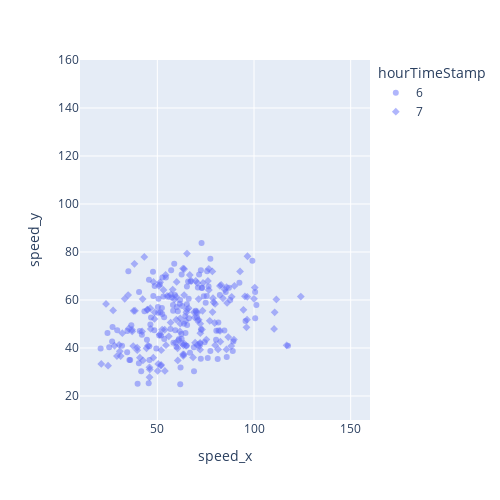

The notebook cell saved with this chart:
### Markdown cell above
### merge

### Code cell
df_mean_speeds_id["ID_1"] = df_mean_speeds_id["ID_1"].astype(str)
df_dis["id_2"] = df_dis["id_2"].astype(str)

df_merge_id = df_mean_speeds_id.merge(df_dis, left_on = ["ID_1","hourTimeStamp"], right_on = ["id_2","hourTimeStamp"], how = "inner")

# df_merge_id = df_merge_id[df_merge_id["hourTimeStamp"] > 8] 
display(df_merge_id.head())
print(df_merge_id["speed_x"].min())
print(df_merge_id["speed_x"].max())

plot_corr_join(data = df_merge_id, 
               x = "speed_x", 
               y = "speed_y",
               hue = "Road_right",
               alpha = 0.5,
               s = 20,
            #    edgecolor = "gray"
               )

plt.xlabel("latlon")
plt.ylabel("outlo")
plt.show()


plt.figure()
fig = px.scatter(df_merge_id, x="speed_x", y="speed_y", 
                #  color = "Road_right", 
                 symbol = "hourTimeStamp",
                 hover_data = ["Road_right","ID_1","hourTimeStamp",	"speed_x", "speed_y"],                 
                 opacity = 0.5,
                #  marginal_y = "histogram",
                #  marginal_x = "histogram"
                 )

fig.update_layout(
    height = 500,
    width = 500,
    yaxis_range = [10,160],
    xaxis_range = [10,160]
    )

fig.show()

plt.show()

### Figure 1 — Plotly figure (JSON) as saved in the notebook; plotly's stock layout.template omitted (floating-point values rounded to 4 significant figures; data arrays with more than 128 entries replaced by an {"elided": "..."} marker saying what was removed)
{"data": [{"customdata": {"elided": "123x3 mixed values"}, "hovertemplate": "hourTimeStamp=%{customdata[2]}<br>speed_x=%{x}<br>speed_y=%{y}<br>Road_right=%{customdata[0]}<br>ID_1=%{customdata[1]}<extra></extra>", "legendgroup": "6", "marker": {"color": "#636efa", "opacity": 0.5, "symbol": "circle"}, "mode": "markers", "name": "6", "orientation": "v", "showlegend": true, "type": "scatter", "x": [51.95, 99.17, 74.01, 59.12, 62.93, 65.16, 74.48, 64.57, 48.44, 72.12, 41.65, 61.2, 58.73, 58.18, 62.56, 73.19, 67.2, 57.5, 65.29, 81.62, 66.33, 72.53, 64.48, 35.95, 49.47, 61.79, 75.77, 62.4, 70.51, 80.52, 85.37, 75.01, 65.27, 45.86, 44.62, 75.58, 66.22, 60.08, 43.33, 62.53, 53.14, 51.61, 57.16, 66.89, 72.92, 81.56, 82.32, 85.89, 117.6, 52.53, 24.21, 29.25, 68.98, 53.55, 92.45, 95.61, 65.4, 69.93, 71.62, 50.44, 87.03, 65.94, 76.51, 84.68, 100.6, 35.55, 20.68, 68.89, 46.41, 72.5, 72.57, 87.7, 35.01, 52.59, 76.07, 63.78, 70.9, 53.52, 36.55, 52.35, 47.76, 62.01, 40.55, 70.96, 60.96, 80.38, 101.2, 77.43, 47.93, 50.6, 40.92, 45.68, 50.3, 60.58, 58.34, 26.84, 40.47, 89.02, 77.43, 89.34, 48.63, 56.82, 42.0, 51.28, 51.0, 25.1, 31.74, 59.3, 45.95, 54.42, 100.6, 34.4, 58.09, 34.53, 46.74, 26.62, 59.88, 61.6, 72.87, 81.22, 45.54, 39.79, 61.85], "xaxis": "x", "y": [45.22, 76.4, 61.61, 62.1, 57.5, 40.96, 42.44, 46.25, 47.38, 41.82, 30.36, 43.72, 75.09, 55.48, 70.58, 65.14, 67.7, 60.99, 65.62, 47.31, 52.34, 72.45, 53.38, 35.01, 39.75, 59.97, 71.93, 45.88, 52.82, 47.17, 63.3, 58.85, 58.24, 40.78, 43.39, 61.69, 60.52, 57.04, 55.35, 43.87, 61.46, 54.85, 72.36, 37.98, 65.02, 50.59, 62.1, 36.3, 40.96, 54.18, 46.25, 47.38, 30.36, 43.72, 67.23, 51.27, 49.58, 55.48, 70.58, 54.69, 65.14, 67.7, 65.62, 47.31, 52.34, 35.01, 39.75, 40.27, 49.74, 35.54, 47.68, 59.97, 71.93, 69.33, 35.87, 50.08, 51.41, 52.82, 49.53, 56.71, 71.76, 31.85, 63.3, 65.22, 43.2, 43.39, 57.92, 77.19, 61.69, 60.52, 47.07, 68.39, 57.04, 55.35, 42.24, 48.76, 33.66, 38.78, 38.77, 42.67, 65.81, 47.93, 45.5, 66.5, 45.22, 40.28, 40.96, 47.38, 35.01, 69.33, 63.3, 38.27, 57.92, 47.07, 52.66, 42.67, 40.51, 58.46, 83.78, 35.37, 25.33, 25.06, 24.92], "yaxis": "y"}, {"customdata": {"elided": "146x3 mixed values"}, "hovertemplate": "hourTimeStamp=%{customdata[2]}<br>speed_x=%{x}<br>speed_y=%{y}<br>Road_right=%{customdata[0]}<br>ID_1=%{customdata[1]}<extra></extra>", "legendgroup": "7", "marker": {"color": "#636efa", "opacity": 0.5, "symbol": "diamond"}, "mode": "markers", "name": "7", "orientation": "v", "showlegend": true, "type": "scatter", "x": {"elided": "146 float values"}, "xaxis": "x", "y": {"elided": "146 float values"}, "yaxis": "y"}], "layout": {"height": 500, "legend": {"title": {"text": "hourTimeStamp"}, "tracegroupgap": 0}, "margin": {"t": 60}, "width": 500, "xaxis": {"anchor": "y", "domain": [0, 1], "range": [10, 160], "title": {"text": "speed_x"}}, "yaxis": {"anchor": "x", "domain": [0, 1], "range": [10, 160], "title": {"text": "speed_y"}}}}
